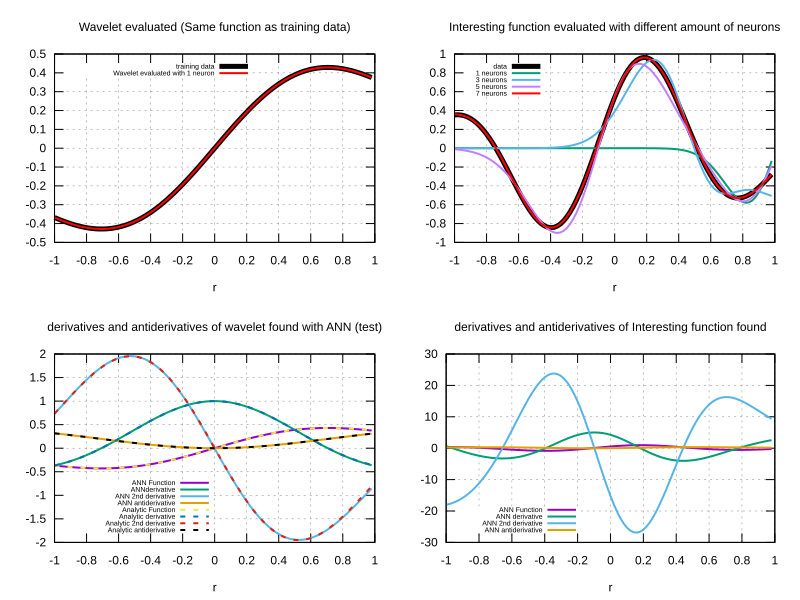

The gnuplot source for this figure:
set terminal svg background "white" size 800,600
set output "plot.svg"
set xlabel "r"
set grid
set key font ",7"
set key spacing 0.6

set multiplot layout 2,2

set key top left
set title "Wavelet evaluated (Same function as training data)"
plot "out.txt" index 0 using 1:2 with lines lw 5 linecolor rgb "black" title "training data",\
     "out.txt" index 0 using 1:3 with lines lw 2 linecolor rgb "red" title "Wavelet evaluated with 1 neuron",\

set title "Interesting function evaluated with different amount of neurons"
plot "out.txt" index 1 using 1:2 with lines lw 5 linecolor rgb "black" title "data",\
     "out.txt" index 1 using 1:3 with lines lw 2 title "1 neurons",\
     "out.txt" index 2 using 1:3 with lines lw 2 title "3 neurons",\
     "out.txt" index 3 using 1:3 with lines lw 2 linecolor rgb "purple"  title "5 neurons",\
     "out.txt" index 4 using 1:3 with lines lw 2 linecolor rgb "red" title "7 neurons",\
     
set key bottom left
set title "derivatives and antiderivatives of wavelet found with ANN (test)"
plot "out.txt" index 5 using 1:2 with lines lw 2 title "ANN Function",\
     "out.txt" index 5 using 1:3 with lines lw 2 title "ANNderivative",\
     "out.txt" index 5 using 1:4 with lines lw 2 title "ANN 2nd derivative",\
     "out.txt" index 5 using 1:5 with lines lw 2 title "ANN antiderivative",\
     "out.txt" index 6 using 1:2 with lines lw 2 dt 2 title "Analytic Function",\
     "out.txt" index 6 using 1:3 with lines lw 2 dt 2 title "Analytic derivative",\
     "out.txt" index 6 using 1:4 with lines lw 2 dt 2 title "Analytic 2nd derivative",\
     "out.txt" index 6 using 1:5 with lines lw 2 dt 2 title "Analytic antiderivative",\

set title "derivatives and antiderivatives of Interesting function found"
plot "out.txt" index 7 using 1:2 with lines lw 2 title "ANN Function",\
     "out.txt" index 7 using 1:3 with lines lw 2 title "ANN derivative",\
     "out.txt" index 7 using 1:4 with lines lw 2 title "ANN 2nd derivative",\
     "out.txt" index 7 using 1:5 with lines lw 2 title "ANN antiderivative",\
